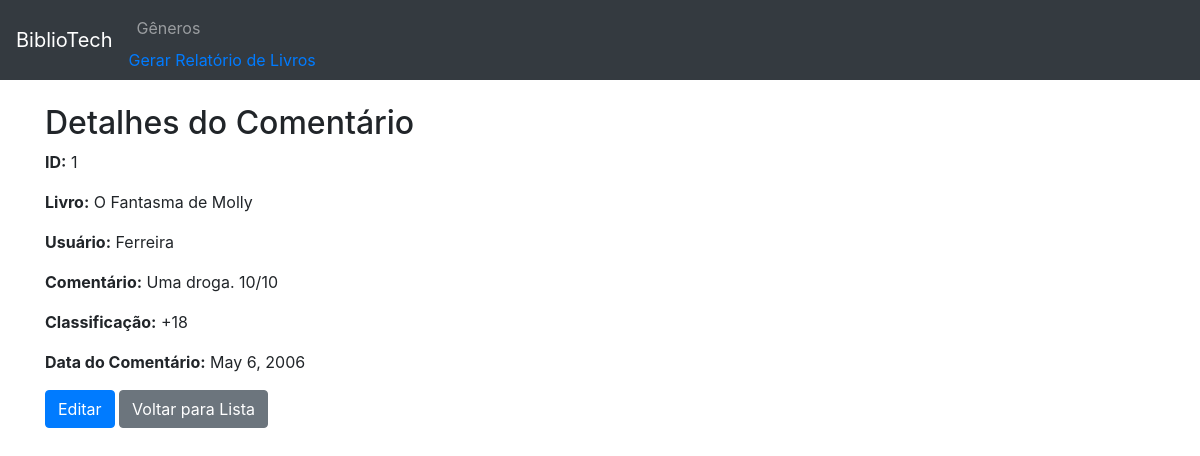
Page /comentario/1/ on the committed database.
### appmodelo/models.py (models this page shows, shortened)
class Comentario(models.Model):
    livro = models.ForeignKey(Livro, on_delete=models.CASCADE)
    usuario = models.ForeignKey(Usuario, on_delete=models.CASCADE)
    comentario = models.TextField()
    classificacao = models.CharField(max_length=100)
    data_comentario = models.DateField()

class Livro(models.Model):
    titulo = models.CharField(max_length=200)
    ano_publicacao = models.IntegerField()
    genero = models.ForeignKey(Genero, on_delete=models.CASCADE)
    editora = models.ForeignKey(Editora, on_delete=models.CASCADE)
    autor = models.ForeignKey(Autor, on_delete=models.CASCADE)

class Usuario(models.Model):
    nome = models.CharField(max_length=100)
    sobrenome = models.CharField(max_length=100)
    data_nascimento = models.DateField()
    endereco = models.TextField()
    email = models.EmailField()
    telefone = models.CharField(max_length=20)

### appmodelo/views.py (the view)
# urls.py: path('comentario/<int:pk>/', views.detalhes_comentario, name='detalhes_comentario'),
def detalhes_comentario(request, pk):
    comentario = get_object_or_404(Comentario, pk=pk)
    return render(request, 'detalhes_comentario.html', {'comentario': comentario})

### appmodelo/templates/detalhes_comentario.html
{% extends 'base.html' %}
{% block content %}
<h2>Detalhes do Comentário</h2>
<p><strong>ID:</strong> {{ comentario.id }}</p>
<p><strong>Livro:</strong> {{ comentario.livro.titulo }}</p>
<p><strong>Usuário:</strong> {{ comentario.usuario.nome }}</p>
<p><strong>Comentário:</strong> {{ comentario.comentario }}</p>
<p><strong>Classificação:</strong> {{ comentario.classificacao }}</p>
<p><strong>Data do Comentário:</strong> {{ comentario.data_comentario }}</p>
<a href="{% url 'editar_comentario' comentario.id %}" class="btn btn-primary">Editar</a>
<a href="{% url 'lista_comentarios' %}" class="btn btn-secondary">Voltar para Lista</a>
{% endblock %}

### rows in the picture
Comentario: id "1", livro.titulo "O Fantasma de Molly", usuario.nome "Ferreira", comentario "Uma droga. 10/10", classificacao "+18", data_comentario "May 6, 2006"
